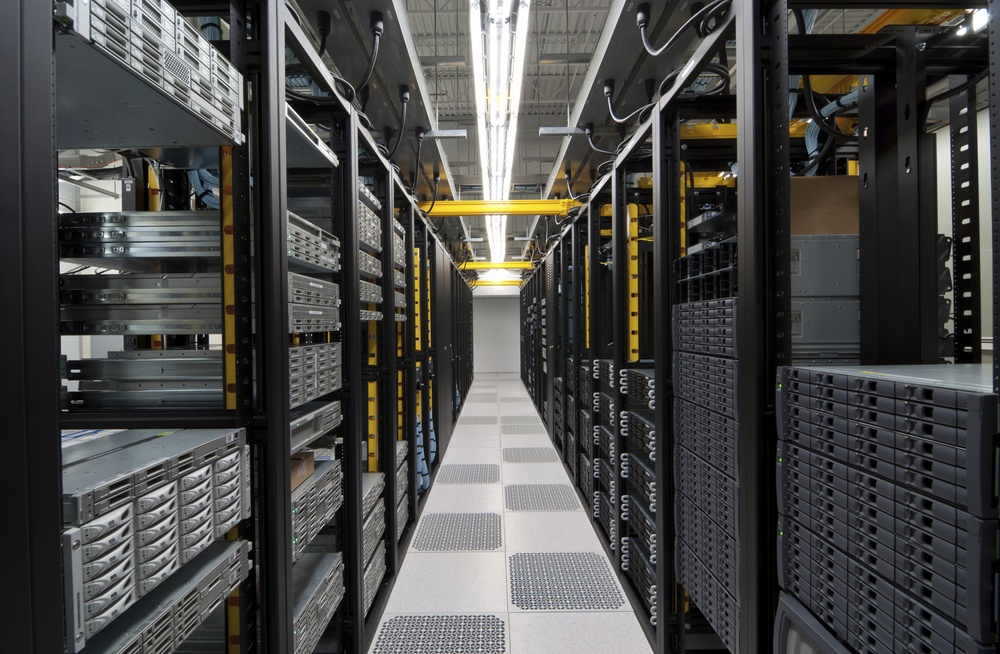
#> input picture high_school/figs/datacenter.jpg, 1000 x 654 px, shrunk from 2142 x 1401 before the run
$ python rgb_convert.py high_school/figs/datacenter.jpg
#> lines starting #> are read from the running program, lines starting #| are printed output that depends on the picture
'''
Command line usage:

    $ python rgb_convert.py catpics.png

This will create the file catpics.csv containing rows as below:

    x, y, red, green, blue

where x, y are cartesian coordinates for the pixels.
'''

from functools import reduce

import pandas as pd
from skimage.io import imread


def melt_2d(value_name, array):
    '''
    melts a 2d numpy array to record x and y coordinates
    '''
    df = pd.DataFrame(array)
    df['x'] = df.index

    return pd.melt(df, id_vars=['x'], var_name='y', value_name=value_name)


def png_to_csv(image_name):
    '''
    Creates the CSV file as described in the module docstring
    '''
#> called with image_name = 'high_school/figs/datacenter.jpg'
    base_name = image_name.split('.')[0]
    image = imread(image_name)
#> image is the input picture: shape (654, 1000, 3); mean R, G, B 74.5, 74.1, 72.5

    color_index = {'red': 0, 'green': 1, 'blue': 2}

    rgb_dict = {key: melt_2d(key, image[:,:,value])
                for key, value in color_index.items()}
#> in melt_2d, `df = pd.DataFrame(array)`: df = table of 654 rows and 1000 columns
#> in melt_2d, `df = pd.DataFrame(array)`:
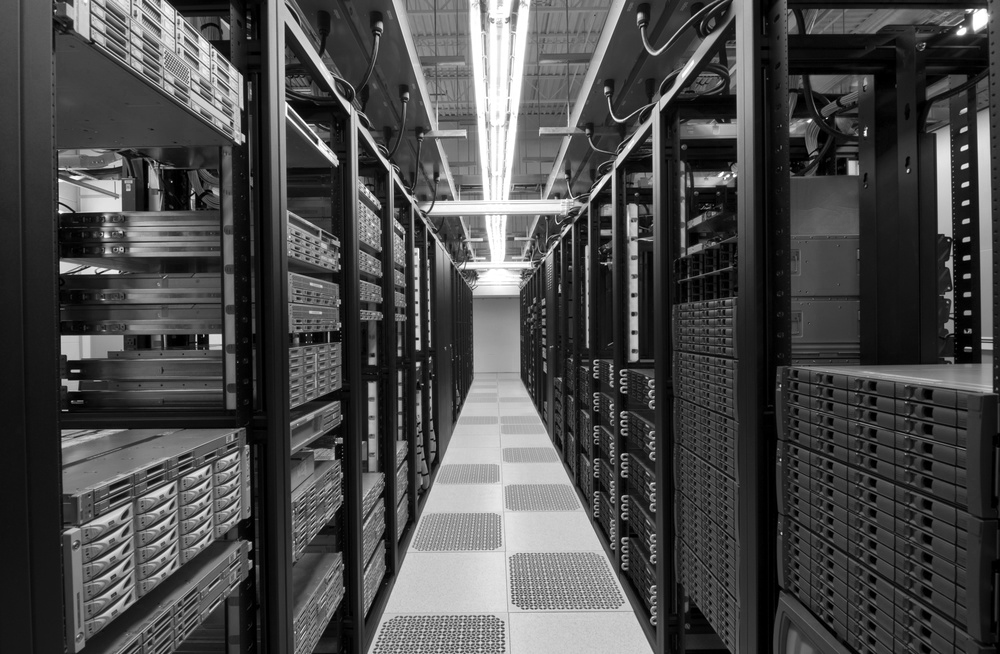
#> array: shape (654, 1000); min 0, max 255, mean 74.5
#> call 3 of melt_2d, with value_name = 'blue'
#> in melt_2d (call 3), `df = pd.DataFrame(array)`:
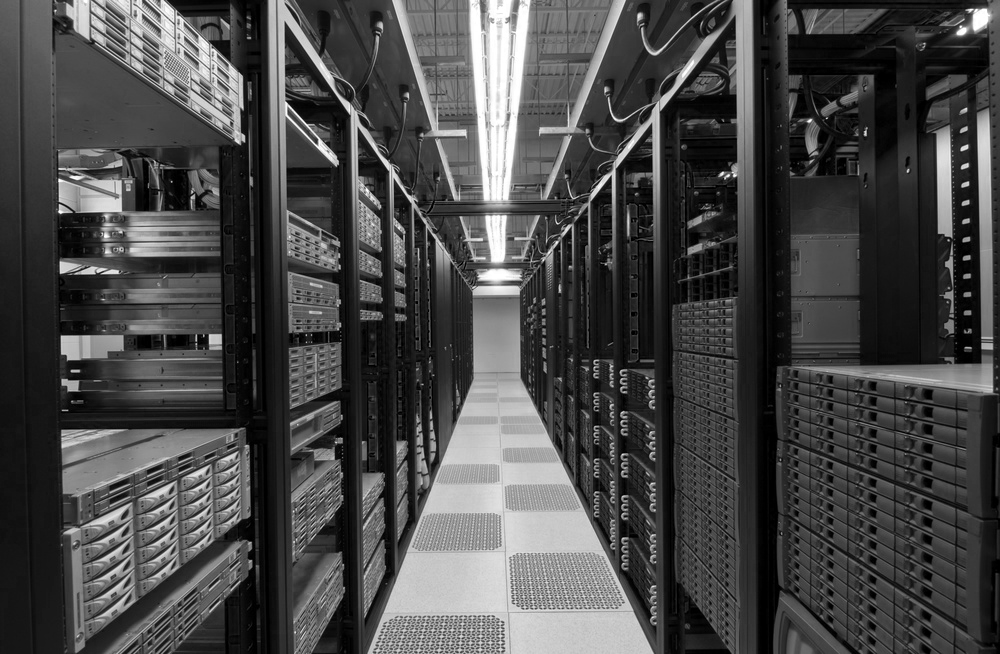
#> array: shape (654, 1000); min 0, max 255, mean 72.5
#> rgb_dict = 3 items

    rgb = reduce(pd.merge, rgb_dict.values())
#> rgb = table of 654000 rows and 5 columns
    rgb.to_csv(base_name + '.csv', index=False)


if __name__ == '__main__':

    import sys
    png_to_csv(sys.argv[1])

$ run again, on high_school/figs/berkeley.jpg
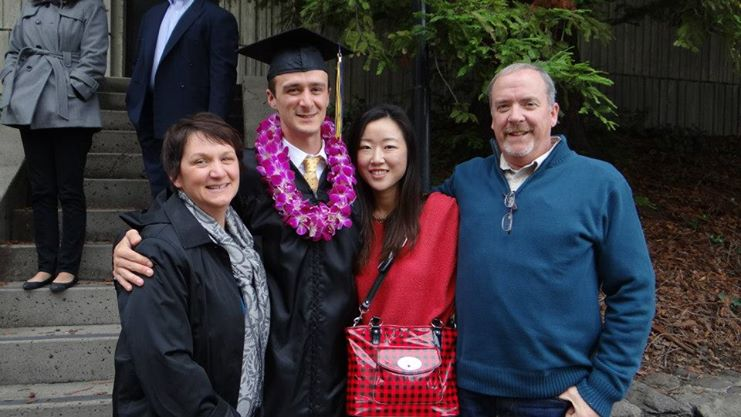
#> input picture high_school/figs/berkeley.jpg, 741 x 417 px
#> in png_to_csv, image is the input picture: shape (417, 741, 3); mean R, G, B 62.6, 56.3, 62.5
#> df = table of 417 rows and 741 columns
#> in melt_2d (call 2), `df = pd.DataFrame(array)`:
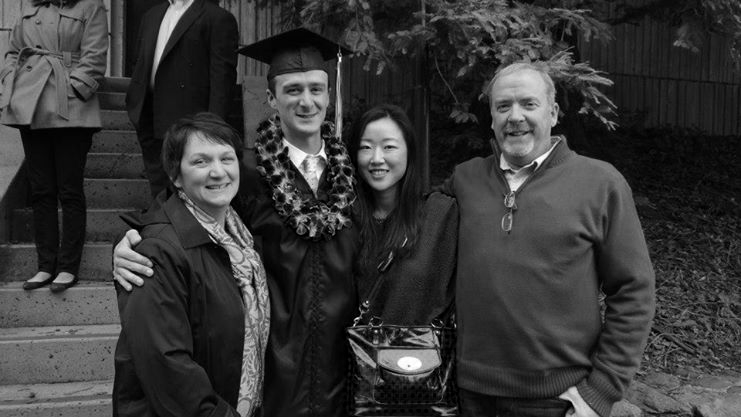
#> array: shape (417, 741); min 0, max 255, mean 56.3
#> in melt_2d (call 3), `df = pd.DataFrame(array)`:
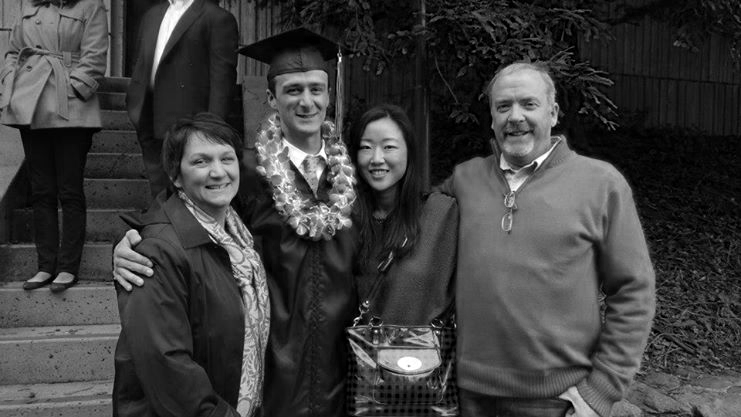
#> array: shape (417, 741); min 0, max 255, mean 62.5
#> rgb_dict = 3 items
#> rgb = table of 308997 rows and 5 columns

$ run again, on high_school/figs/korea.jpg
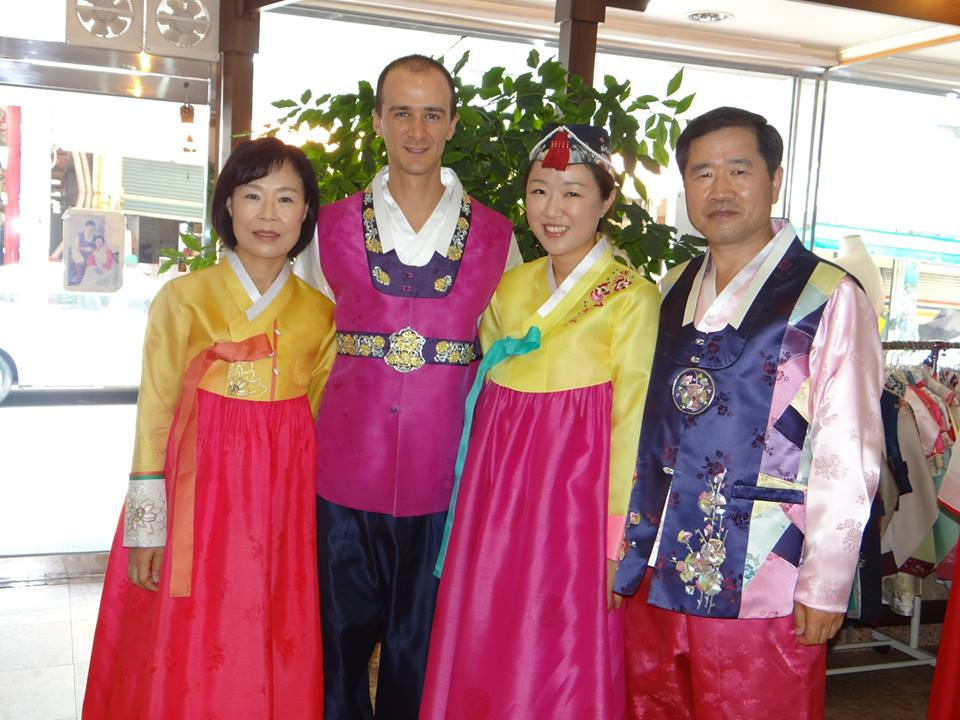
#> input picture high_school/figs/korea.jpg, 960 x 720 px
#> in png_to_csv, image is the input picture: shape (720, 960, 3); mean R, G, B 174.2, 130, 132.8
#> df = table of 720 rows and 960 columns
#> in melt_2d (call 2), `df = pd.DataFrame(array)`:
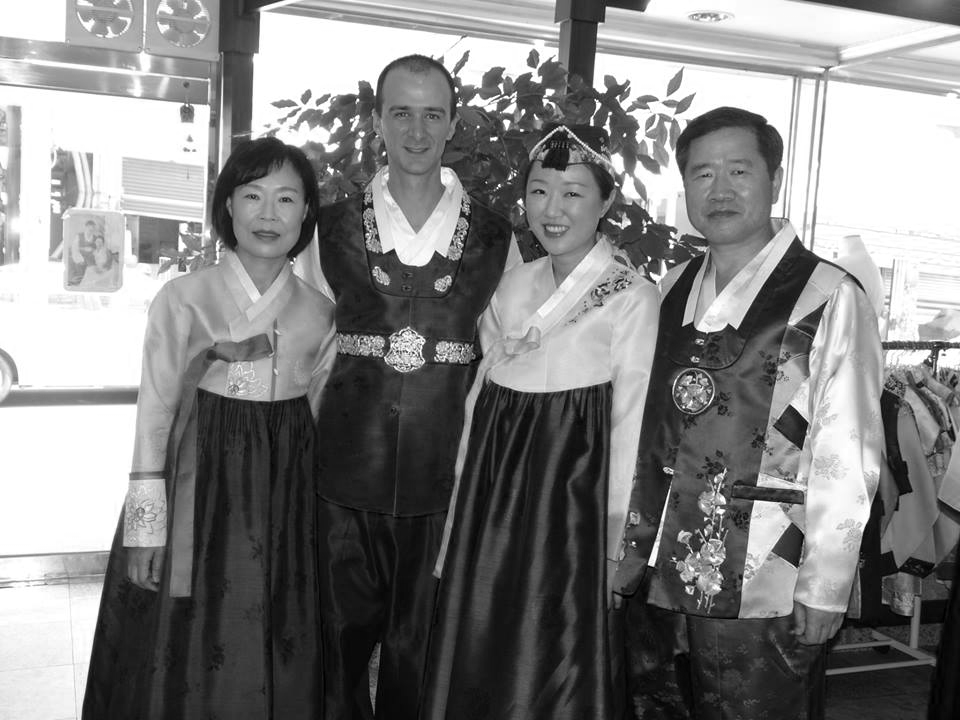
#> array: shape (720, 960); min 0, max 255, mean 130
#> in melt_2d (call 3), `df = pd.DataFrame(array)`:
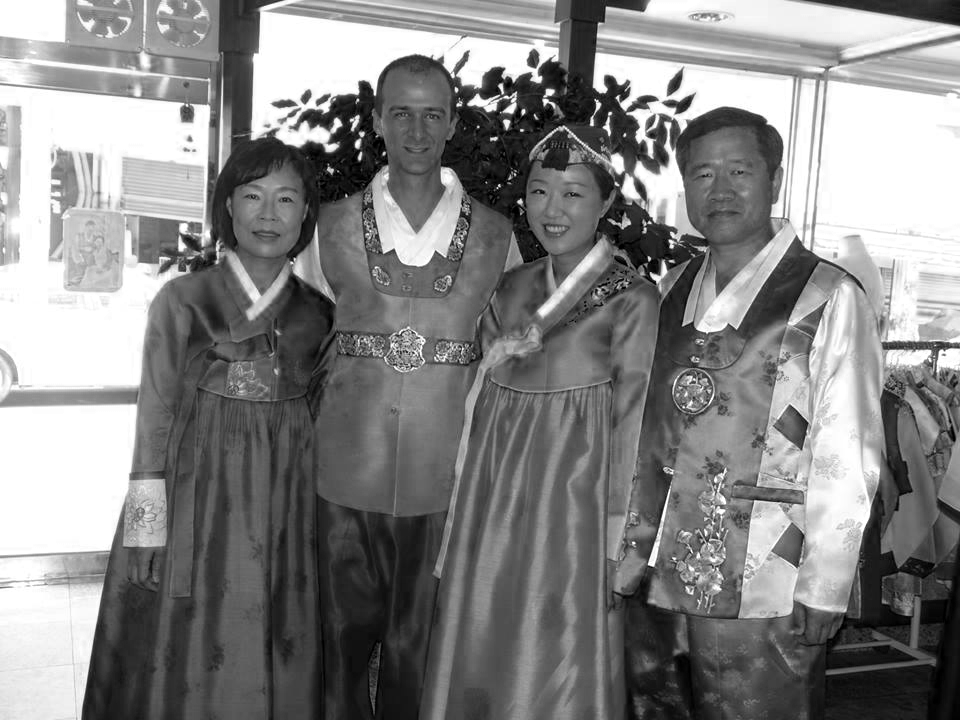
#> array: shape (720, 960); min 0, max 255, mean 132.8
#> rgb_dict = 3 items
#> rgb = table of 691200 rows and 5 columns
